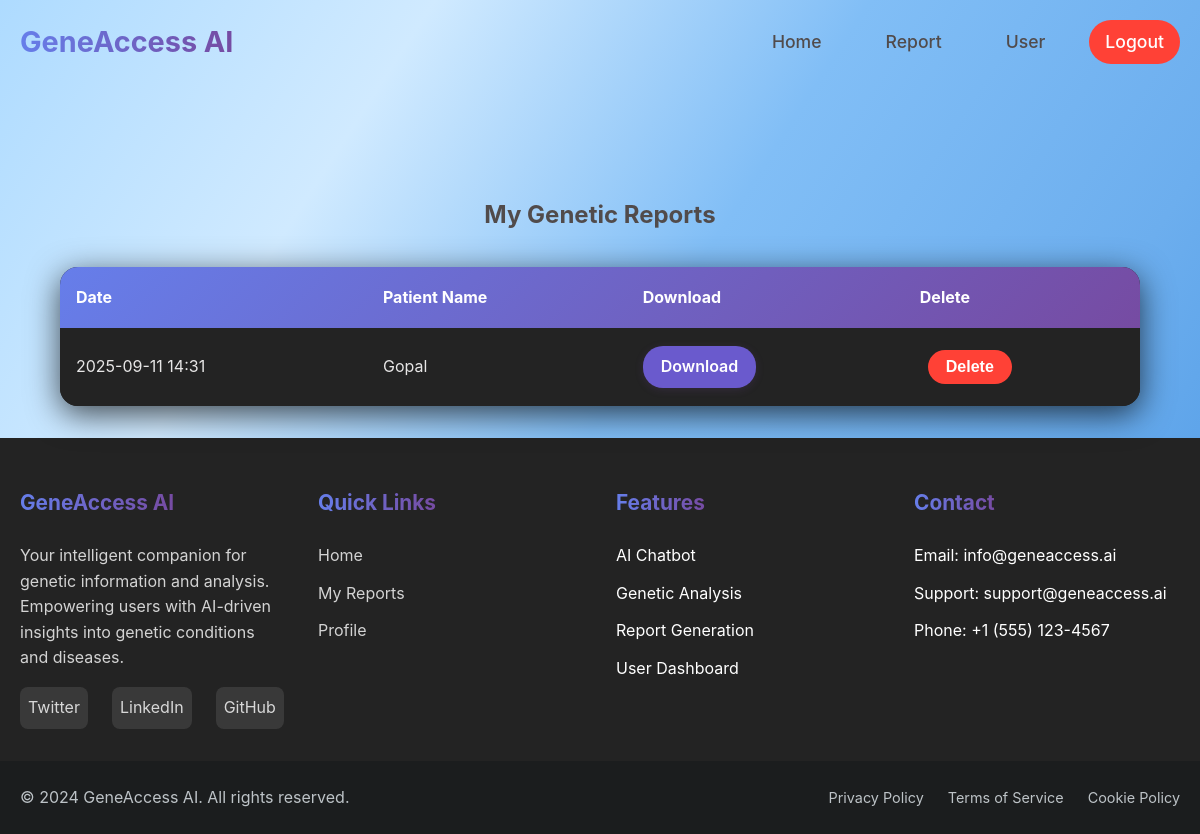
Before: /report (signed in) with the older database file.
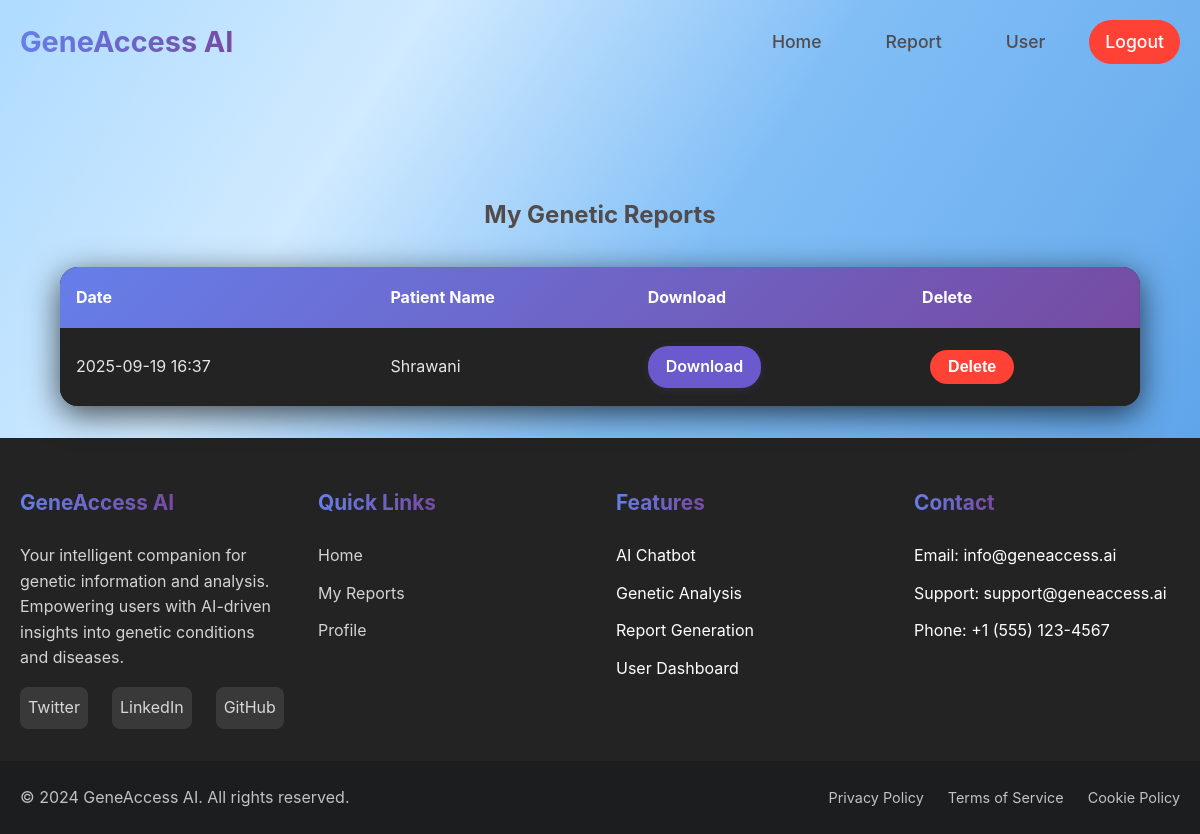
After: the same page with the newer database file.
### user_auth/models.py (models this page shows, shortened)
class Report(db.Model):
    id = db.Column(db.Integer, primary_key=True)
    user_id = db.Column(db.String(128), nullable=False)
    filename = db.Column(db.String(256), nullable=False)
    patient_name = db.Column(db.String(128), nullable=False)
    date_of_birth = db.Column(db.String(32), nullable=False)
    sex = db.Column(db.String(32), nullable=False)
    sample_type = db.Column(db.String(64), nullable=False)
    ordering_doctor = db.Column(db.String(128), nullable=False)
    lab_analyst = db.Column(db.String(128), nullable=False)
    created_at = db.Column(db.DateTime, default=datetime.utcnow)

### app.py (the view)
@app.route('/report')
def report():
    if 'user_id' not in session:
        return redirect(url_for('home'))
    user = db.session.get(User, session['user_id'])
    reports = Report.query.filter_by(user_id=str(user.id)).order_by(Report.created_at.desc()).all()
    return render_template('report.html', user=user, reports=reports)

### templates/report.html (shortened to what this page needs)
{% extends 'base.html' %}
{% block content %}
<div class="report-header" style="display:flex;align-items:center;justify-content:center;gap:16px;margin-bottom:32px;">
  <h2 style="margin:0;color:#514b4b;">My Genetic Reports</h2>
</div>
{% if reports and reports|length > 0 %}
  <div class="table-container" style="width:90vw;position:relative;left:50%;margin-left:-45vw;">
    <table class="responsive-table">
      <thead>
        <tr>
          <th>Date</th>
          <th>Patient Name</th>
          <th>Download</th>
          <th>Delete</th>
        </tr>
      </thead>
      <tbody>
        {% for report in reports %}
        <tr style="background: {{ '#232323' if loop.index0 % 2 == 0 else '#2d2d2d' }};">
          <td>{{ report.created_at.strftime('%Y-%m-%d %H:%M') }}</td>
          <td>{{ report.patient_name }}</td>
          <td><a href="/api/chat/report/{{ report.filename }}" class="download-btn">Download</a></td>
          <td><button class="delete-btn" onclick="deleteReport('{{ report.filename }}')">Delete</button></td>
        </tr>
        {% endfor %}
      </tbody>
    </table>
  </div>
{% else %}
  <div style="margin:40px 0;text-align:center;color:#888;font-size:1.2rem;">
    <b>No reports yet.</b><br>
    Your generated genetic reports will appear here.
  </div>
{% endif %}
{% endblock %}

### templates/base.html (shortened to what this page needs)
<!DOCTYPE html>
<html lang="en">
<head>
    <link rel="stylesheet" href="{{ url_for('static', filename='style.css') }}">
</head>
<body>
  <nav class="navbar">
    <div class="nav-container">
      <div class="nav-logo">
        <a href="/">GeneAccess AI</a>
      </div>
      <div class="nav-menu">
        {% if user %}
          <a href="/" class="nav-link">Home</a>
          <a href="/report" class="nav-link">Report</a>
          <a href="/user" class="nav-link">User</a>
          <a href="/logout" class="nav-link logout-btn">Logout</a>
        {% else %}
          <a href="/login" class="nav-link login-btn">Login</a>
          <a href="/signup" class="nav-link signup-btn">Sign Up</a>
        {% endif %}
      </div>
    </div>
  </nav>
  <div class="main-content">
    {% block content %}{% endblock %}
  </div>
  <footer class="footer">
    <div class="footer-container">
      <div class="footer-section">
        <h4>GeneAccess AI</h4>
        <p>Your intelligent companion for genetic information and analysis. Empowering users with AI-driven insights into genetic conditions and diseases.</p>
        <div class="social-links">
          <a href="#" class="social-link">Twitter</a>
          <a href="#" class="social-link">LinkedIn</a>
          <a href="#" class="social-link">GitHub</a>
        </div>
      </div>
      <div class="footer-section">
        <h4>Quick Links</h4>
        <ul class="footer-links">
          <li><a href="/">Home</a></li>
          {% if user %}
          <li><a href="/report">My Reports</a></li>
          <li><a href="/user">Profile</a></li>
          {% endif %}
        </ul>
      </div>
      <div class="footer-section">
        <h4>Features</h4>
        <ul class="footer-links">
          <li>AI Chatbot</li>
          <li>Genetic Analysis</li>
          <li>Report Generation</li>
          <li>User Dashboard</li>
        </ul>
      </div>
      <div class="footer-section">
        <h4>Contact</h4>
        <ul class="footer-links">
          <li>Email: info@geneaccess.ai</li>
          <li>Support: support@geneaccess.ai</li>
          <li>Phone: +1 (555) 123-4567</li>
        </ul>
      </div>
    </div>
    <div class="footer-bottom">
      <div class="footer-bottom-content">
        <p>&copy; 2024 GeneAccess AI. All rights reserved.</p>
        <div class="footer-bottom-links">
          <a href="#">Privacy Policy</a>
          <a href="#">Terms of Service</a>
          <a href="#">Cookie Policy</a>
        </div>
      </div>
    </div>
  </footer>
</body>
</html>

### static/style.css (style rules this page uses)
* { margin: 0; padding: 0; box-sizing: border-box; }
body { font-family: 'Inter', -apple-system, BlinkMacSystemFont, 'Segoe UI', Roboto, Oxygen, Ubuntu, Cantarell, sans-serif; background: linear-gradient(123deg, rgb(174, 219, 255), rgb(208, 234, 255), rgb(129, 190, 246), rgb(108, 174, 238), rgb(75, 151, 228)) !important; background-attachment: fixed; margin: 0; line-height: 1.6; min-height: 100vh; display: flex; flex-direction: column; color: #e7e6e6 !important; transition: all 0.3s ease; }
html { scroll-behavior: smooth; }
.navbar { animation: slideInLeft 0.6s ease-out; padding: 1rem 0; transition: all 0.3s ease; }
.footer { animation: fadeIn 1s ease-out; }
.report-header { display: flex; justify-content: space-between; align-items: center; margin-bottom: 0.5rem; }
.navbar { padding: 1rem 0; transition: all 0.3s ease; }
.nav-container { max-width: 1200px; margin: 0 auto; padding: 0 20px; display: flex; justify-content: space-between; align-items: center; }
.nav-logo a { font-size: 1.8rem; font-weight: 700; text-decoration: none; display: inline-block; background: linear-gradient(90deg, #667eea 0%, #764ba2 100%); -webkit-background-clip: text; -webkit-text-fill-color: transparent; background-clip: text; transition: transform 0.3s ease, opacity 0.3s ease; cursor: pointer; }
.nav-menu { display: flex; align-items: center; gap: 1.5rem; }
.nav-link { color: #514b4b; text-decoration: none; padding: 0.75rem 1.25rem; border-radius: 25px; transition: all 0.3s ease; background: none; border: none; cursor: pointer; font-size: 1.1rem; font-weight: 500; position: relative; overflow: hidden; }
.nav-link::before { content: ''; position: absolute; top: 0; left: -100%; width: 100%; height: 100%; background: rgba(255, 255, 255, 0.1); transition: left 0.3s ease; }
.logout-btn { background: #ff4136; color: white !important; padding: 0.5rem 1rem; border-radius: 25px; transition: all 0.3s ease; border: none; font-size: 1.1rem; }
.main-content { max-width: 1200px; margin: 0 auto; padding: 2rem 20px; margin-top: 80px; flex: 1; position: relative; z-index: 1; }
.footer { background: #232323; color: white; margin-top: auto; }
.footer-container { max-width: 1200px; margin: 0 auto; padding: 3rem 20px 2rem; display: grid; grid-template-columns: repeat(auto-fit, minmax(250px, 1fr)); gap: 2rem; }
.footer-section h4 { font-size: 1.3rem; font-weight: 700; margin-bottom: 1.5rem; display: inline-block; background: linear-gradient(90deg, #667eea 0%, #764ba2 100%); -webkit-background-clip: text; -webkit-text-fill-color: transparent; background-clip: text; transition: transform 0.3s ease, opacity 0.3s ease; cursor: default; }
.footer-section p { color: rgba(255, 255, 255, 0.8); line-height: 1.6; margin-bottom: 1rem; font-size: 1rem; }
.social-links { display: flex; gap: 1.5rem; }
.social-link { color: rgba(255, 255, 255, 0.8); text-decoration: none; transition: all 0.3s ease; padding: 0.5rem; border-radius: 8px; background: rgba(255, 255, 255, 0.1); }
.footer-links { list-style: none; padding: 0; margin: 0; }
.footer-links li { margin-bottom: 0.75rem; }
.footer-links a { color: rgba(255, 255, 255, 0.8); text-decoration: none; transition: all 0.3s ease; padding: 0.25rem 0; position: relative; }
.footer-links a::after { content: ''; position: absolute; bottom: 0; left: 0; width: 0; height: 2px; background: linear-gradient(90deg, #667eea 0%, #764ba2 100%); transition: width 0.3s ease; }
.footer-bottom { background: #1b1d1e; padding: 1.5rem 20px; }
.footer-bottom-content { max-width: 1200px; margin: 0 auto; display: flex; justify-content: space-between; align-items: center; flex-wrap: wrap; gap: 1rem; }
.footer-bottom p { color: #bdc3c7; margin: 0; }
.footer-bottom-links { display: flex; gap: 1.5rem; }
.footer-bottom-links a { color: #bdc3c7; text-decoration: none; font-size: 0.9rem; transition: color 0.3s ease; }

Changed rows visible on the page:
removed Report: created_at "2025-09-11 14:31", patient_name "Gopal"
added Report: created_at "2025-09-19 16:37", patient_name "Shrawani"
